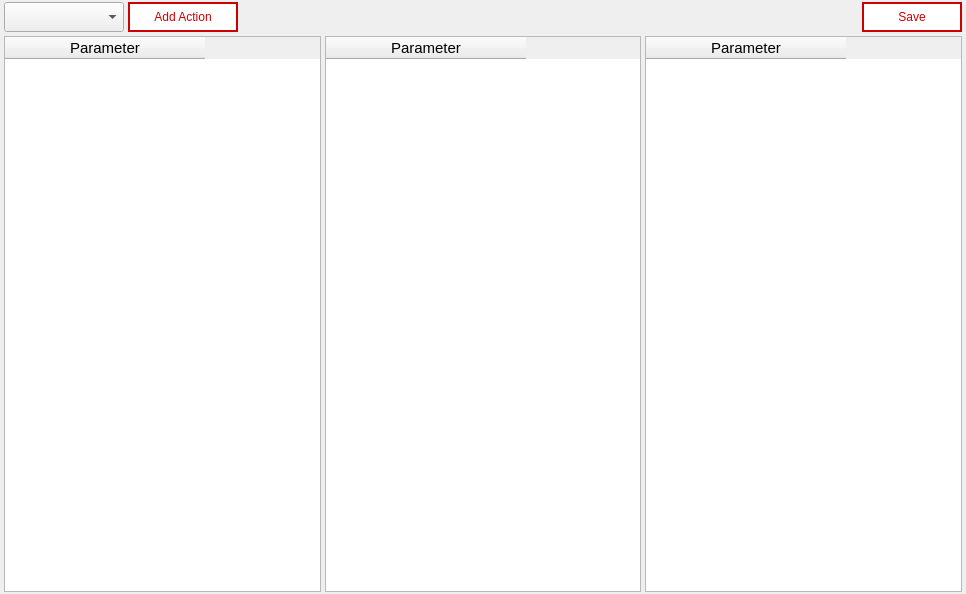
<?xml version="1.0" encoding="UTF-8"?>
<ui version="4.0">
 <class>DefineAction</class>
 <widget class="QWidget" name="DefineAction">
  <property name="geometry">
   <rect>
    <x>0</x>
    <y>0</y>
    <width>966</width>
    <height>594</height>
   </rect>
  </property>
  <property name="windowTitle">
   <string>Form</string>
  </property>
  <layout class="QVBoxLayout" name="verticalLayout">
   <property name="spacing">
    <number>4</number>
   </property>
   <property name="leftMargin">
    <number>4</number>
   </property>
   <property name="topMargin">
    <number>2</number>
   </property>
   <property name="rightMargin">
    <number>4</number>
   </property>
   <property name="bottomMargin">
    <number>2</number>
   </property>
   <item>
    <layout class="QHBoxLayout" name="horizontalLayout">
     <item>
      <widget class="QComboBox" name="comboBox">
       <property name="minimumSize">
        <size>
         <width>120</width>
         <height>30</height>
        </size>
       </property>
       <property name="font">
        <font>
         <pointsize>11</pointsize>
        </font>
       </property>
      </widget>
     </item>
     <item>
      <widget class="QPushButton" name="pshBtn_DefineAction">
       <property name="minimumSize">
        <size>
         <width>110</width>
         <height>30</height>
        </size>
       </property>
       <property name="maximumSize">
        <size>
         <width>110</width>
         <height>30</height>
        </size>
       </property>
       <property name="styleSheet">
        <string notr="true">QPushButton
{
border: 2px solid red;
border-width : 2px;
border-color: rgb(204, 0, 0);
background-color: rgb(255, 255, 255);
color: rgb(204, 0, 0);
font: 10pt &quot;Open Sans&quot;;

}
 QPushButton:hover 
{
     background-color: rgb(204, 0, 0);
     color: rgb(255, 255, 255);
 }
QPushButton:pressed
{
	border:1px solid red;
}
QToolTip
{
	background-color: rgb(255, 255, 127);
	color:rgb(0,0,0);
}
QPushButton:disabled {
background-color:rgb(211, 215, 207);
}
</string>
       </property>
       <property name="text">
        <string>Add Action</string>
       </property>
      </widget>
     </item>
     <item>
      <spacer name="horizontalSpacer">
       <property name="orientation">
        <enum>Qt::Horizontal</enum>
       </property>
       <property name="sizeHint" stdset="0">
        <size>
         <width>40</width>
         <height>20</height>
        </size>
       </property>
      </spacer>
     </item>
     <item>
      <widget class="QPushButton" name="pshBtn_Save">
       <property name="minimumSize">
        <size>
         <width>100</width>
         <height>30</height>
        </size>
       </property>
       <property name="styleSheet">
        <string notr="true">QPushButton
{
border: 2px solid red;
border-width : 2px;
border-color: rgb(204, 0, 0);
background-color: rgb(255, 255, 255);
color: rgb(204, 0, 0);
font: 10pt &quot;Open Sans&quot;;

}
 QPushButton:hover 
{
     background-color: rgb(204, 0, 0);
     color: rgb(255, 255, 255);
 }
QPushButton:pressed
{
	border:1px solid red;
}
QToolTip
{
	background-color: rgb(255, 255, 127);
	color:rgb(0,0,0);
}
QPushButton:disabled {
background-color:rgb(211, 215, 207);
}
</string>
       </property>
       <property name="text">
        <string>Save</string>
       </property>
      </widget>
     </item>
    </layout>
   </item>
   <item>
    <layout class="QGridLayout" name="gridLayout">
     <item row="0" column="1">
      <widget class="QTableWidget" name="tableWidget_2">
       <property name="font">
        <font>
         <pointsize>11</pointsize>
        </font>
       </property>
       <attribute name="horizontalHeaderDefaultSectionSize">
        <number>200</number>
       </attribute>
       <attribute name="verticalHeaderDefaultSectionSize">
        <number>60</number>
       </attribute>
       <column>
        <property name="text">
         <string>Parameter</string>
        </property>
       </column>
      </widget>
     </item>
     <item row="0" column="0">
      <widget class="QTableWidget" name="tableWidget">
       <property name="font">
        <font>
         <pointsize>11</pointsize>
        </font>
       </property>
       <attribute name="horizontalHeaderDefaultSectionSize">
        <number>200</number>
       </attribute>
       <attribute name="verticalHeaderDefaultSectionSize">
        <number>60</number>
       </attribute>
       <column>
        <property name="text">
         <string>Parameter</string>
        </property>
       </column>
      </widget>
     </item>
     <item row="0" column="2">
      <widget class="QTableWidget" name="tableWidget_3">
       <property name="font">
        <font>
         <pointsize>11</pointsize>
        </font>
       </property>
       <attribute name="horizontalHeaderDefaultSectionSize">
        <number>200</number>
       </attribute>
       <attribute name="verticalHeaderDefaultSectionSize">
        <number>60</number>
       </attribute>
       <column>
        <property name="text">
         <string>Parameter</string>
        </property>
       </column>
      </widget>
     </item>
    </layout>
   </item>
  </layout>
 </widget>
 <resources/>
 <connections/>
</ui>
